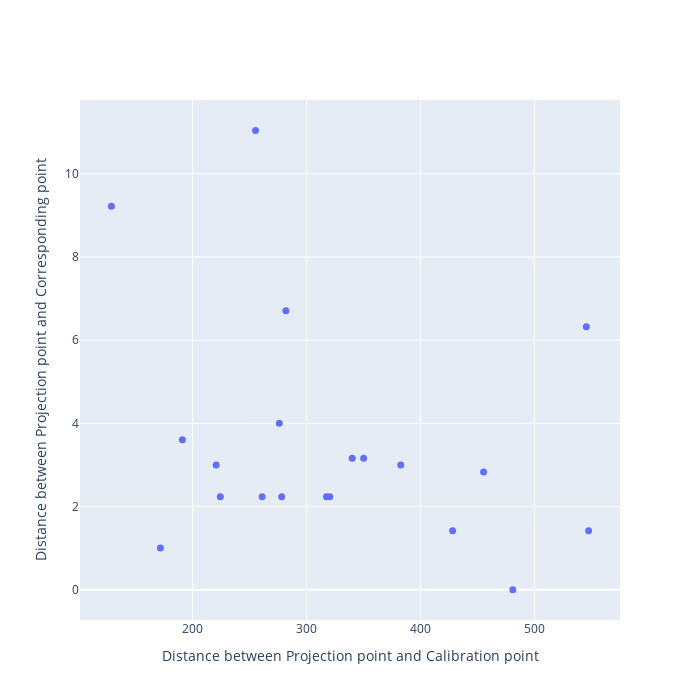

Source (notebook cell):
### Code cell
trace = go.Scatter(
    x=nearest["distance"],
    y=rp_errors,
    mode="markers",
    marker=dict(
        size=7
    )
)

layout = go.Layout(
    xaxis=dict(title="Distance between Projection point and Calibration point"),
    yaxis=dict(title="Distance between Projection point and Corresponding point"),
    width=700,
    height=700
)

fig = go.Figure(data=trace, layout=layout)
plotly.offline.plot(fig, filename="plotly/scatter.html")
fig.show()

### Figure 1 — Plotly figure (JSON) as saved in the notebook; plotly's stock layout.template omitted (floating-point values rounded to 4 significant figures)
{"data": [{"marker": {"size": 7}, "mode": "markers", "type": "scatter", "x": [547.4, 480.9, 276.0, 281.8, 545.4, 191.0, 455.3, 382.6, 350.1, 220.6, 128.7, 320.3, 278.1, 340.0, 260.9, 255.2, 224.2, 428.1, 171.7, 317.4], "y": [1.414, 0.0, 4.0, 6.708, 6.325, 3.606, 2.828, 3.0, 3.162, 3.0, 9.22, 2.236, 2.236, 3.162, 2.236, 11.05, 2.236, 1.414, 1.0, 2.236]}], "layout": {"height": 700, "width": 700, "xaxis": {"title": {"text": "Distance between Projection point and Calibration point"}}, "yaxis": {"title": {"text": "Distance between Projection point and Corresponding point"}}}}
